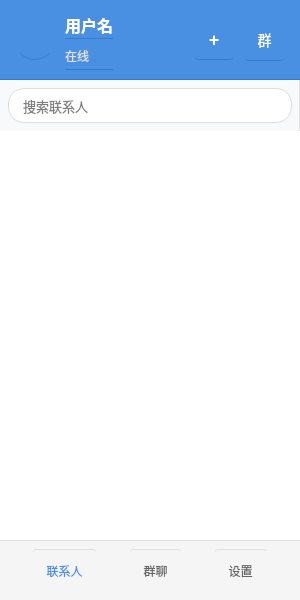
<?xml version="1.0" encoding="UTF-8"?>
<ui version="4.0">
 <class>ContactWidget</class>
 <widget class="QWidget" name="ContactWidget">
  <property name="geometry">
   <rect>
    <x>0</x>
    <y>0</y>
    <width>300</width>
    <height>600</height>
   </rect>
  </property>
  <property name="minimumSize">
   <size>
    <width>250</width>
    <height>400</height>
   </size>
  </property>
  <property name="styleSheet">
   <string notr="true">QWidget#ContactWidget {
    background-color: #f8f9fa;
    border-right: 1px solid #e0e0e0;
}
QTreeWidget {
    border: none;
    background-color: white;
    outline: none;
    font-size: 14px;
}
QTreeWidget::item {
    height: 60px;
    padding: 5px;
    border-bottom: 1px solid #f0f0f0;
}
QTreeWidget::item:hover {
    background-color: #f0f7ff;
}
QTreeWidget::item:selected {
    background-color: #e3f2fd;
    color: #1976d2;
}
QTreeWidget::item:selected:active {
    background-color: #bbdefb;
}
QHeaderView::section {
    background-color: #f5f5f5;
    padding: 8px;
    border: none;
    border-bottom: 1px solid #e0e0e0;
    font-weight: bold;
}
QLineEdit {
    border: 1px solid #ddd;
    border-radius: 16px;
    padding: 8px 12px;
    font-size: 13px;
    background-color: white;
    margin: 8px;
}
QLineEdit:focus {
    border: 1px solid #4a90e2;
    outline: none;
}
QLabel {
    font-size: 14px;
    color: #333;
}
QLabel#userNameLabel {
    font-weight: bold;
    font-size: 16px;
}
QLabel#userStatusLabel {
    color: #666;
    font-size: 12px;
}
QToolButton {
    border: none;
    background-color: transparent;
    padding: 8px;
    border-radius: 4px;
}
QToolButton:hover {
    background-color: #f0f0f0;
}
QToolButton:pressed {
    background-color: #e0e0e0;
}
QToolButton#btnAddContact {
    color: #4a90e2;
}
QToolButton#btnCreateGroup {
    color: #4caf50;
}
QToolButton#btnSearch {
    color: #666;
}</string>
  </property>
  <layout class="QVBoxLayout" name="verticalLayout">
   <property name="spacing">
    <number>0</number>
   </property>
   <property name="leftMargin">
    <number>0</number>
   </property>
   <property name="topMargin">
    <number>0</number>
   </property>
   <property name="rightMargin">
    <number>0</number>
   </property>
   <property name="bottomMargin">
    <number>0</number>
   </property>
   <item>
    <widget class="QWidget" name="topBar" native="true">
     <property name="minimumSize">
      <size>
       <width>0</width>
       <height>80</height>
      </size>
     </property>
     <property name="maximumSize">
      <size>
       <width>16777215</width>
       <height>80</height>
      </size>
     </property>
     <property name="styleSheet">
      <string notr="true">background-color: #4a90e2;
border-bottom: 1px solid #3a7bc8;</string>
     </property>
     <layout class="QHBoxLayout" name="horizontalLayout">
      <property name="spacing">
       <number>10</number>
      </property>
      <property name="leftMargin">
       <number>15</number>
      </property>
      <property name="topMargin">
       <number>10</number>
      </property>
      <property name="rightMargin">
       <number>15</number>
      </property>
      <property name="bottomMargin">
       <number>10</number>
      </property>
      <item>
       <widget class="QLabel" name="userAvatarLabel">
        <property name="minimumSize">
         <size>
          <width>40</width>
          <height>40</height>
         </size>
        </property>
        <property name="maximumSize">
         <size>
          <width>40</width>
          <height>40</height>
         </size>
        </property>
        <property name="text">
         <string/>
        </property>
        <property name="pixmap">
         <pixmap resource="../resources/resources.qrc">:/images/default_avatar.png</pixmap>
        </property>
        <property name="scaledContents">
         <bool>true</bool>
        </property>
        <property name="styleSheet">
         <string notr="true">border-radius: 20px;</string>
        </property>
       </widget>
      </item>
      <item>
       <layout class="QVBoxLayout" name="verticalLayout_3">
        <property name="spacing">
         <number>2</number>
        </property>
        <item>
         <widget class="QLabel" name="userNameLabel">
          <property name="text">
           <string>用户名</string>
          </property>
          <property name="styleSheet">
           <string notr="true">color: white;
font-weight: bold;</string>
          </property>
         </widget>
        </item>
        <item>
         <widget class="QLabel" name="userStatusLabel">
          <property name="text">
           <string>在线</string>
          </property>
          <property name="styleSheet">
           <string notr="true">color: #e0e0e0;
font-size: 12px;</string>
          </property>
         </widget>
        </item>
       </layout>
      </item>
      <item>
       <spacer name="horizontalSpacer">
        <property name="orientation">
         <enum>Qt::Horizontal</enum>
        </property>
        <property name="sizeHint" stdset="0">
         <size>
          <width>40</width>
          <height>20</height>
         </size>
        </property>
       </spacer>
      </item>
      <item>
       <widget class="QToolButton" name="btnAddContact">
        <property name="text">
         <string>+</string>
        </property>
        <property name="toolTip">
         <string>添加联系人</string>
        </property>
        <property name="styleSheet">
         <string notr="true">color: white;
font-size: 18px;
font-weight: bold;</string>
        </property>
       </widget>
      </item>
      <item>
       <widget class="QToolButton" name="btnCreateGroup">
        <property name="text">
         <string>群</string>
        </property>
        <property name="toolTip">
         <string>创建群聊</string>
        </property>
        <property name="styleSheet">
         <string notr="true">color: white;
font-size: 14px;</string>
        </property>
       </widget>
      </item>
     </layout>
    </widget>
   </item>
   <item>
    <widget class="QLineEdit" name="lineEditSearch">
     <property name="placeholderText">
      <string>搜索联系人</string>
     </property>
    </widget>
   </item>
   <item>
    <widget class="QTreeWidget" name="treeWidgetContacts">
     <property name="minimumSize">
      <size>
       <width>0</width>
       <height>200</height>
      </size>
     </property>
     <property name="styleSheet">
      <string notr="true">QTreeWidget::item {
    padding: 8px;
}
QTreeWidget::item:has-children {
    font-weight: bold;
    color: #666;
}</string>
     </property>
     <property name="indentation">
      <number>10</number>
     </property>
     <property name="rootIsDecorated">
      <bool>true</bool>
     </property>
     <property name="itemsExpandable">
      <bool>true</bool>
     </property>
     <property name="expandsOnDoubleClick">
      <bool>false</bool>
     </property>
     <property name="sortingEnabled">
      <bool>true</bool>
     </property>
     <property name="animateOnToggle">
      <bool>true</bool>
     </property>
     <property name="headerHidden">
      <bool>true</bool>
     </property>
     <column>
      <property name="text">
       <string notr="true">1</string>
      </property>
     </column>
    </widget>
   </item>
   <item>
    <widget class="QWidget" name="bottomBar" native="true">
     <property name="minimumSize">
      <size>
       <width>0</width>
       <height>60</height>
      </size>
     </property>
     <property name="maximumSize">
      <size>
       <width>16777215</width>
       <height>60</height>
      </size>
     </property>
     <property name="styleSheet">
      <string notr="true">background-color: #f5f5f5;
border-top: 1px solid #e0e0e0;</string>
     </property>
     <layout class="QHBoxLayout" name="horizontalLayout_2">
      <property name="spacing">
       <number>0</number>
      </property>
      <property name="leftMargin">
       <number>0</number>
      </property>
      <property name="topMargin">
       <number>0</number>
      </property>
      <property name="rightMargin">
       <number>0</number>
      </property>
      <property name="bottomMargin">
       <number>0</number>
      </property>
      <item>
       <widget class="QToolButton" name="btnContacts">
        <property name="text">
         <string>联系人</string>
        </property>
        <property name="icon">
         <iconset resource="../resources/resources.qrc">
          <normaloff>:/images/contacts.png</normaloff>:/images/contacts.png</iconset>
        </property>
        <property name="iconSize">
         <size>
          <width>24</width>
          <height>24</height>
         </size>
        </property>
        <property name="toolButtonStyle">
         <enum>Qt::ToolButtonTextUnderIcon</enum>
        </property>
        <property name="styleSheet">
         <string notr="true">QToolButton {
    padding: 10px;
    color: #4a90e2;
    font-size: 12px;
}</string>
        </property>
        <property name="checkable">
         <bool>true</bool>
        </property>
        <property name="checked">
         <bool>true</bool>
        </property>
       </widget>
      </item>
      <item>
       <widget class="QToolButton" name="btnGroups">
        <property name="text">
         <string>群聊</string>
        </property>
        <property name="icon">
         <iconset resource="../resources/resources.qrc">
          <normaloff>:/images/groups.png</normaloff>:/images/groups.png</iconset>
        </property>
        <property name="iconSize">
         <size>
          <width>24</width>
          <height>24</height>
         </size>
        </property>
        <property name="toolButtonStyle">
         <enum>Qt::ToolButtonTextUnderIcon</enum>
        </property>
        <property name="styleSheet">
         <string notr="true">QToolButton {
    padding: 10px;
    color: #666;
    font-size: 12px;
}</string>
        </property>
        <property name="checkable">
         <bool>true</bool>
        </property>
       </widget>
      </item>
      <item>
       <widget class="QToolButton" name="btnSettings">
        <property name="text">
         <string>设置</string>
        </property>
        <property name="icon">
         <iconset resource="../resources/resources.qrc">
          <normaloff>:/images/settings.png</normaloff>:/images/settings.png</iconset>
        </property>
        <property name="iconSize">
         <size>
          <width>24</width>
          <height>24</height>
         </size>
        </property>
        <property name="toolButtonStyle">
         <enum>Qt::ToolButtonTextUnderIcon</enum>
        </property>
        <property name="styleSheet">
         <string notr="true">QToolButton {
    padding: 10px;
    color: #666;
    font-size: 12px;
}</string>
        </property>
        <property name="checkable">
         <bool>true</bool>
        </property>
       </widget>
      </item>
     </layout>
    </widget>
   </item>
  </layout>
 </widget>
 <resources>
  <include location="../resources/resources.qrc"/>
 </resources>
 <connections/>
</ui>
